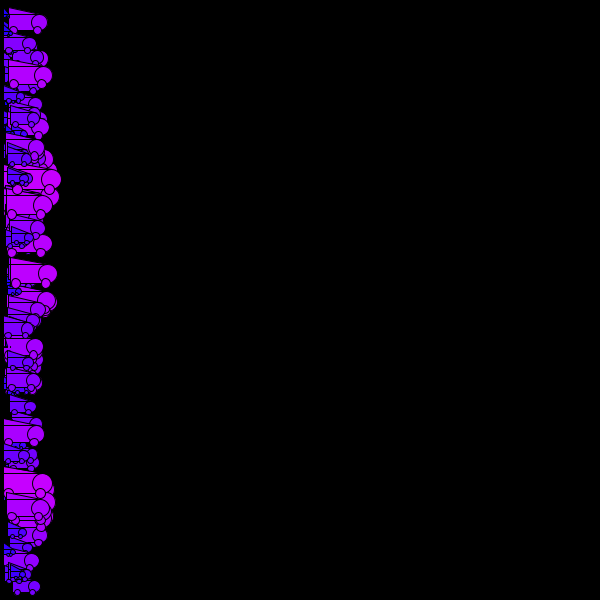
Frame 1 (no input)
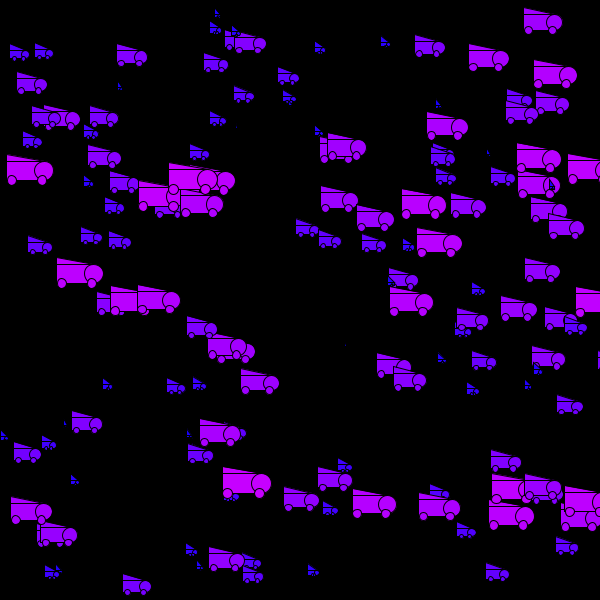
Frame 60 (the mouse pressed at the canvas centre just before this capture)
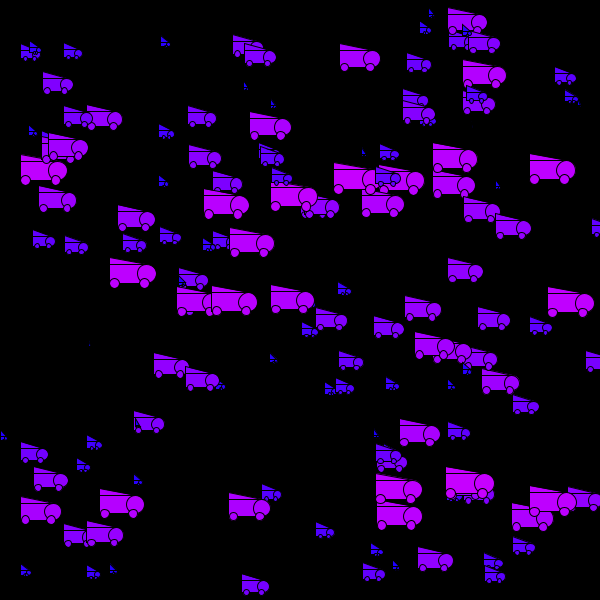
Frame 120 (the mouse held since frame 60 and released just before this capture)

The Processing sketch that drew these frames (run headless with seeded random() and noise(); from frame 60 on, the mouse is pressed at the canvas centre):

// Processing sketch: processing_86250
// ── processing_86250.pde

ship shape[];


//change this for a different number of ships;
int numShips = 150;

void setup() {
  size(600,600);
  smooth();
  
  
  
  shape = new ship[numShips];
  
  
  
  for (int i = 0; i < numShips; i++)  {
    shape[i] = new ship(random(3, 13), random(10, height-10), random(1, 40));

  }
 
}

void draw() {
  background(0);
  for (int i = 0; i < numShips; i++)  {
    shape[i].draw();
  }
}

class ship {
  float xpos=0;
  float xspeed = 12.8;  
  float yspeed = 12.2;  
  float ypos = 0;
  float w;
  
  



  ship(float xSpeedvar, float yposvar, float wvar) {
    xspeed = xSpeedvar;
    ypos = yposvar;
    w=wvar;
  }

  void draw() {
    xpos = xpos +  xspeed;


    if (xpos > width || xpos < 0) {
      xpos=(xpos*-1+width)+5;
    }


   fill(w*5, 0, 255);
    rect(xpos, ypos, w, w/2);
ellipse(xpos+w-1, ypos+w/4, w/2, w/2);
ellipse(xpos+5, ypos+w/2, w/4, w/4);
    ellipse(xpos+w-3, ypos+w/2, w/4, w/4);
triangle(xpos+w,ypos, xpos, ypos, xpos, ypos-7);
}
}
